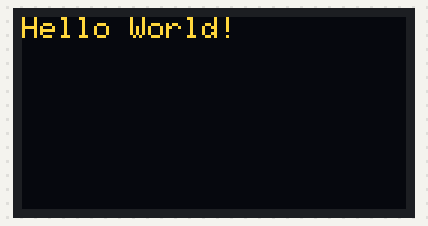
The sketch below on a simulated Arduino Uno, built with avr-gcc and run on an emulated ATmega328P. On the bench: 128×64 one-colour display. The OLED is the two-colour kind (top 16 rows yellow).

Above: at 0.1 s.
At 2.1 s:
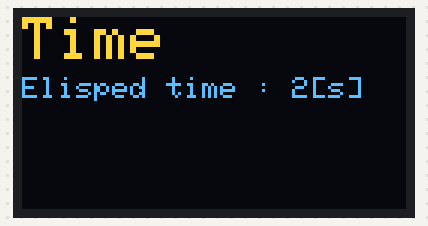
At 11.4 s:
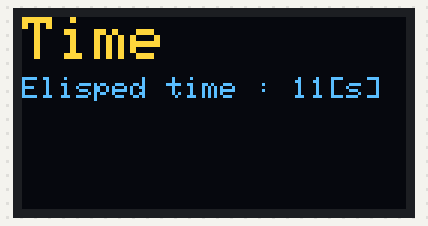
At 19.6 s:
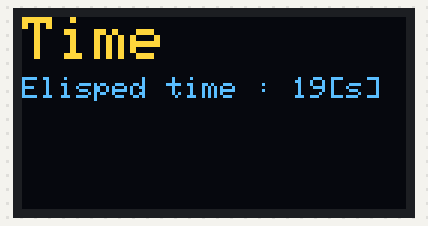
At 27.9 s:
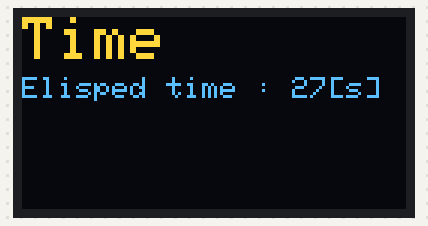
At 38.2 s:
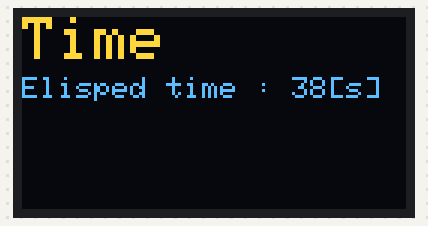

The sketch:

oled_ssd1306_example3.ino
```cpp
// oled_ssd1306_example3.ino

#include <Adafruit_GFX.h>
#include <Adafruit_SSD1306.h>

#define SCREEN_WIDTH 128 // OLED display width, in pixels
#define SCREEN_HEIGHT 64 // OLED display height, in pixels

#define OLED_RESET     -1 // Reset pin # (or -1 if sharing Arduino reset pin)
#define SCREEN_ADDRESS 0x3C
Adafruit_SSD1306 display(SCREEN_WIDTH, SCREEN_HEIGHT, &Wire, OLED_RESET);


void setup() {
   Serial.begin(9600);
   if(!display.begin(SSD1306_SWITCHCAPVCC, SCREEN_ADDRESS)) {
      Serial.println(F("SSD1306 allocation failed"));
      for(;;); // Don't proceed, loop forever
   }

   display.clearDisplay();
   display.setTextColor(WHITE);
   display.println("Hello World!");
   display.display();
   delay(2000);
}

void loop() {
   display.clearDisplay();
   display.setCursor(0, 0);
   display.setTextSize(2);
   display.print("Time");

   display.setCursor(0, 20);
   display.setTextSize(1);
   display.print("Elisped time : ");
   display.print(millis()/1000);
   display.print("[s]");
   display.display();
   delay(1000);
}
```

Measured:
- what the display in image 2 shows lasts 1.1 s, from 11.3 s to 12.4 s
